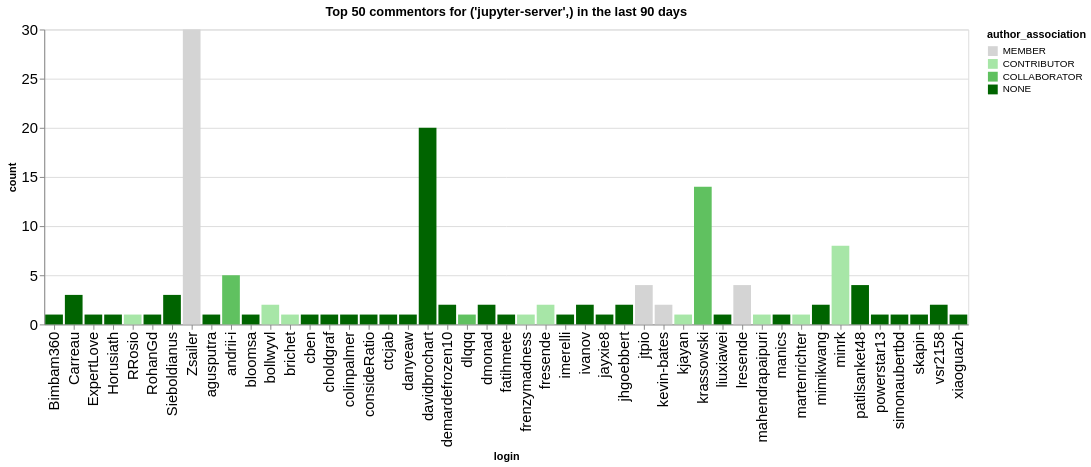

This figure's notebook cell:
### Code cell
n_plot = 50
charts = []
for ii, (iorg, idata) in enumerate(commentors.groupby(['org'])):
    title = f"Top {n_plot} commentors for {iorg} in the last {n_days} days"
    idata = idata.groupby('login', as_index=False).agg({'count': 'sum', 'author_association': 'first'})
    idata = idata.sort_values('count', ascending=False).head(n_plot)
    ch = alt.Chart(data=idata.head(n_plot), title=title).mark_bar().encode(
        x='login',
        y='count',
        color=alt.Color('author_association', scale=alt.Scale(domain=author_types, range=author_colors))
    )
    charts.append(ch)
alt.hconcat(*charts)

### Figure 1 — Vega-Lite specification as saved in the notebook (floating-point values rounded to 4 significant figures)
{"config": {"axisLeft": {"labelFontSize": 15}, "axisBottom": {"labelFontSize": 15}}, "hconcat": [{"mark": {"type": "bar"}, "encoding": {"color": {"field": "author_association", "scale": {"domain": ["MEMBER", "CONTRIBUTOR", "COLLABORATOR", "NONE"], "range": ["rgb(211.82745098039214, 211.82745098039214, 211.82745098039214)", "rgb(166.98562091503268, 229.89803921568628, 166.98562091503268)", "rgb(96.37647058823529, 192.75294117647059, 96.37647058823529)", "rgb(0.0, 100.3921568627451, 0.0)"]}, "type": "nominal"}, "x": {"field": "login", "type": "nominal"}, "y": {"field": "count", "type": "quantitative"}}, "title": "Top 50 commentors for ('jupyter-server',) in the last 90 days"}], "data": {"name": "data-ad5ed473be294b12fe662f1b354b96cc"}, "$schema": "https://vega.github.io/schema/vega-lite/v5.20.1.json", "datasets": {"data-ad5ed473be294b12fe662f1b354b96cc": [{"login": "Zsailer", "count": 30, "author_association": "MEMBER"}, {"login": "davidbrochart", "count": 20, "author_association": "NONE"}, {"login": "krassowski", "count": 14, "author_association": "COLLABORATOR"}, {"login": "minrk", "count": 8, "author_association": "CONTRIBUTOR"}, {"login": "andrii-i", "count": 5, "author_association": "COLLABORATOR"}, {"login": "jtpio", "count": 4, "author_association": "MEMBER"}, {"login": "lresende", "count": 4, "author_association": "MEMBER"}, {"login": "patilsanket48", "count": 4, "author_association": "NONE"}, {"login": "Carreau", "count": 3, "author_association": "NONE"}, {"login": "Sieboldianus", "count": 3, "author_association": "NONE"}, {"login": "dmonad", "count": 2, "author_association": "NONE"}, {"login": "demardefrozen10", "count": 2, "author_association": "NONE"}, {"login": "bollwyvl", "count": 2, "author_association": "CONTRIBUTOR"}, {"login": "kevin-bates", "count": 2, "author_association": "MEMBER"}, {"login": "jhgoebbert", "count": 2, "author_association": "NONE"}, {"login": "fresende", "count": 2, "author_association": "CONTRIBUTOR"}, {"login": "ivanov", "count": 2, "author_association": "NONE"}, {"login": "mimikwang", "count": 2, "author_association": "NONE"}, {"login": "vsr2158", "count": 2, "author_association": "NONE"}, {"login": "choldgraf", "count": 1, "author_association": "NONE"}, {"login": "cben", "count": 1, "author_association": "NONE"}, {"login": "RRosio", "count": 1, "author_association": "CONTRIBUTOR"}, {"login": "RohanGd", "count": 1, "author_association": "NONE"}, {"login": "Bimbam360", "count": 1, "author_association": "NONE"}, {"login": "ExpertLove", "count": 1, "author_association": "NONE"}, {"login": "brichet", "count": 1, "author_association": "CONTRIBUTOR"}, {"login": "bloomsa", "count": 1, "author_association": "NONE"}, {"login": "agusputra", "count": 1, "author_association": "NONE"}, {"login": "Horusiath", "count": 1, "author_association": "NONE"}, {"login": "dlqqq", "count": 1, "author_association": "COLLABORATOR"}, {"login": "colinpalmer", "count": 1, "author_association": "NONE"}, {"login": "jayxie8", "count": 1, "author_association": "NONE"}, {"login": "fatihmete", "count": 1, "author_association": "NONE"}, {"login": "frenzymadness", "count": 1, "author_association": "CONTRIBUTOR"}, {"login": "imerelli", "count": 1, "author_association": "NONE"}, {"login": "danyeaw", "count": 1, "author_association": "NONE"}, {"login": "ctcjab", "count": 1, "author_association": "NONE"}, {"login": "consideRatio", "count": 1, "author_association": "NONE"}, {"login": "kjayan", "count": 1, "author_association": "CONTRIBUTOR"}, {"login": "martenrichter", "count": 1, "author_association": "CONTRIBUTOR"}, {"login": "manics", "count": 1, "author_association": "NONE"}, {"login": "mahendrapaipuri", "count": 1, "author_association": "CONTRIBUTOR"}, {"login": "liuxiawei", "count": 1, "author_association": "NONE"}, {"login": "powerstar13", "count": 1, "author_association": "NONE"}, {"login": "simonaubertbd", "count": 1, "author_association": "NONE"}, {"login": "skapin", "count": 1, "author_association": "NONE"}, {"login": "xiaoguazh", "count": 1, "author_association": "NONE"}]}}
